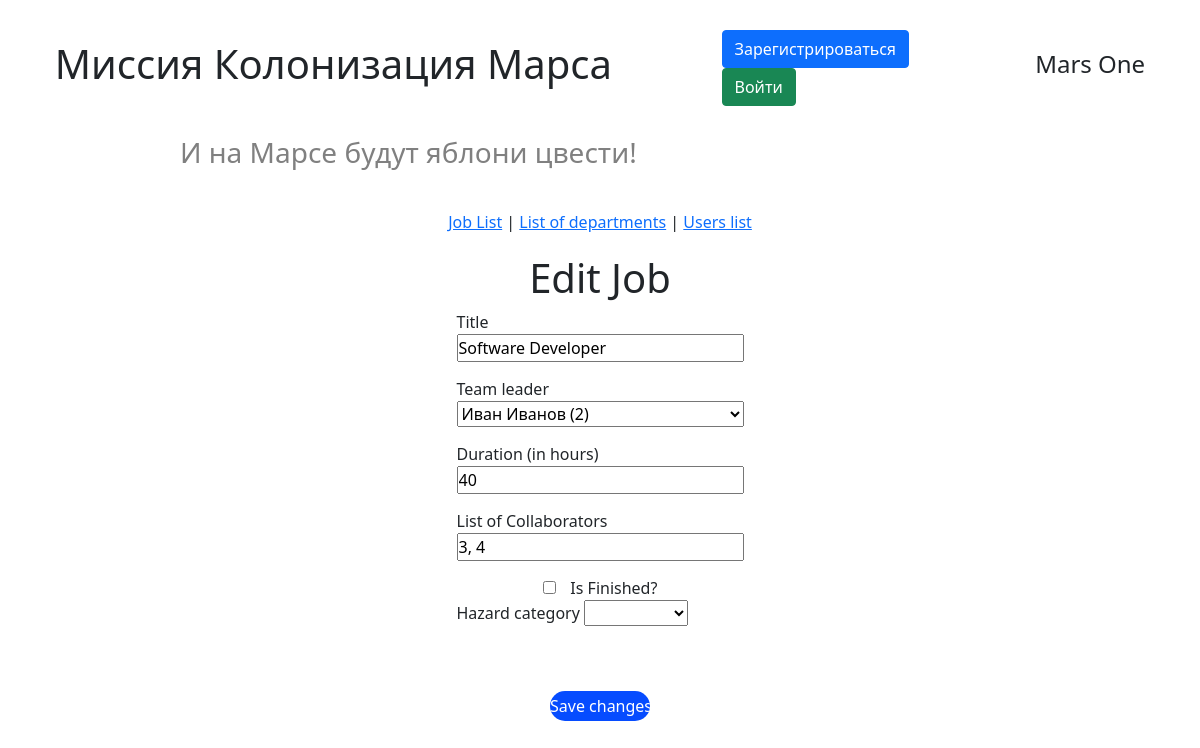
The page /edit_job/1 on the database its author committed.
### data/jobs.py (models this page shows)
class Jobs(SqlAlchemyBase):
    __tablename__ = 'jobs'
    id = sqlalchemy.Column(sqlalchemy.Integer, primary_key=True,
                           autoincrement=True)
    author = sqlalchemy.Column(sqlalchemy.Integer,
                               ForeignKey('users.id'), nullable=False)
    team_leader = sqlalchemy.Column(sqlalchemy.Integer,
                                    ForeignKey('users.id'), nullable=False)
    job_title = sqlalchemy.Column(sqlalchemy.String, nullable=True)
    work_size = sqlalchemy.Column(sqlalchemy.Integer, nullable=False)
    collaborators = sqlalchemy.Column(sqlalchemy.String, nullable=True)
    start_date = sqlalchemy.Column(sqlalchemy.DateTime,
                                   default=datetime.datetime.now)
    end_date = sqlalchemy.Column(sqlalchemy.DateTime,
                                 default=datetime.datetime.now)
    is_finished = sqlalchemy.Column(sqlalchemy.Boolean, default=False)
    hazard_category = sqlalchemy.Column(sqlalchemy.Integer,
                                        ForeignKey('hazard_category.id'),
                                        nullable=None)
    team_leader_user = relationship("User", backref='team_leader_jobs',
                                    foreign_keys=[team_leader])
    author_user = relationship("User", backref='author_jobs',
                               foreign_keys=[author])
    hazard_category_rel = relationship("HazardCategory", back_populates="jobs")

### data/users.py (models this page shows, shortened)
class User(SqlAlchemyBase, UserMixin):
    __tablename__ = 'users'
    id = sqlalchemy.Column(sqlalchemy.Integer, primary_key=True, autoincrement=True)
    surname = sqlalchemy.Column(sqlalchemy.String, nullable=True)
    name = sqlalchemy.Column(sqlalchemy.String, nullable=True)
    age = sqlalchemy.Column(sqlalchemy.Integer, nullable=True)
    position = sqlalchemy.Column(sqlalchemy.String, nullable=True)
    speciality = sqlalchemy.Column(sqlalchemy.String, nullable=True)
    address = sqlalchemy.Column(sqlalchemy.String, nullable=True)
    email = sqlalchemy.Column(sqlalchemy.String, index=True, unique=True, nullable=True)
    hashed_password = sqlalchemy.Column(sqlalchemy.String, nullable=True)
    modified_date = sqlalchemy.Column(sqlalchemy.DateTime, default=datetime.datetime.now)
    news = orm.relationship("News", back_populates='user')

### handlers/work_with_jobs.py (the view, shortened to what this page needs)
@work_with_jobs_bp.route('/edit_job/<int:job_id>', methods=['GET', 'POST'])
def edit_job(job_id):
    db_ss = db_session.create_session()
    job = db_ss.query(Jobs).filter(Jobs.id == job_id).first()
    users = db_ss.query(User).all()
    hazard_category = db_ss.query(HazardCategory).all()
    return render_template('job_for_editing.html',
                           job=job,
                           users=users,
                           hazard_category=hazard_category)

### data/db_session.py (called while the page is built)
def create_session() -> Session:
    global __factory
    return __factory()

### templates/job_for_editing.html (shortened to what this page needs)
{% extends "base.html" %}
{% block styles %}
    <link rel="stylesheet" href="{{ url_for('static', filename='css/for_editing_page.css')}}">
{% endblock %}
{% block content %}
<h1>Edit Job</h1>
<form action="{{ url_for('work_with_jobs.edit_job', job_id=job.id) }}" method="post" class="editing_form">
    <label for="job_title">Title</label>
    <input type="text" id="title" name="job_title" value="{{ job.job_title }}" required>
    <label for="team_leader">Team leader</label>
    <select id="team_leader" name="team_leader">
        <option value="{{ job.team_leader_user.id }}" >{{ job.team_leader_user.name }} {{ job.team_leader_user.surname}} ({{ job.team_leader_user.id}})</option>
    </select>
    <label for="work_size">Duration (in hours)</label>
    <input type="number" id="work_size" name="work_size" value="{{ job.work_size }}" required>
    <label for="collaborators">List of Collaborators</label>
    <input type="text" id="collaborators" name="collaborators" value="{{ job.collaborators }}" required>
    <div class="is_finished_block">
        <input type="checkbox" id="is_finished" name="is_finished" {% if job.is_finished %}checked{% endif %}>
        <label for="is_finished">Is Finished?</label>
    </div>
    <div>
        <label for="hazard_category">Hazard category</label>
        <select id="hazard_category" name="hazard_category" required>
            <option value="{{ job.hazard_category_rel.id }}">{{ job.hazard_category_rel.hazard_category_title }}</option>
            {% for category in hazard_category %}
                {% if category.id != job.hazard_category_rel.id %}
                <option value="{{ category.id }}">{{ category.hazard_category_title }}</option>
                {% endif %}
            {% endfor %}
        </select>
    </div>
    <input type="submit" value="Save changes" class="post_button">
</form>
{% endblock %}

### static/css/style.css (style rules this page uses)
* { margin: 0px; padding: 0px; font-family: 'Segoe UI', Tahoma, Geneva, Verdana, sans-serif; }
input.post_button { border-radius: 15px; margin: 0 auto; margin-top: 50px; border: none; background-color:rgb(6, 76, 255); color: white; width: 100px; height: 30px; }

### static/css/for_editing_page.css (style rules this page uses)
input:not(:last-of-type), select { margin-bottom: 15px; }
.editing_form { display: flex; flex-direction: column; }
.is_finished_block { display: flex; width: 40%; justify-content: space-between; justify-items: center; align-items: center; margin: 0 auto; }

### rows shown on the page
Jobs: job_title "Software Developer", work_size "40", collaborators "3, 4"
User: team_leader "Иван Иванов (2)"
